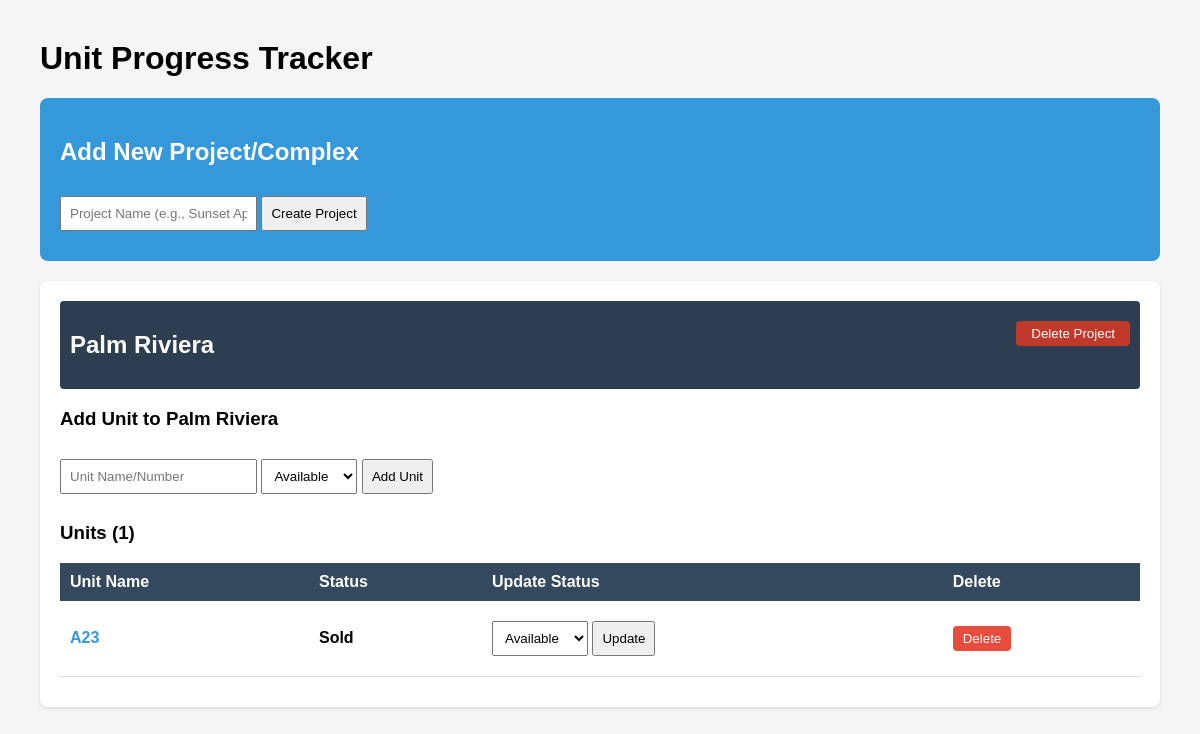
Before: / with the older database file.
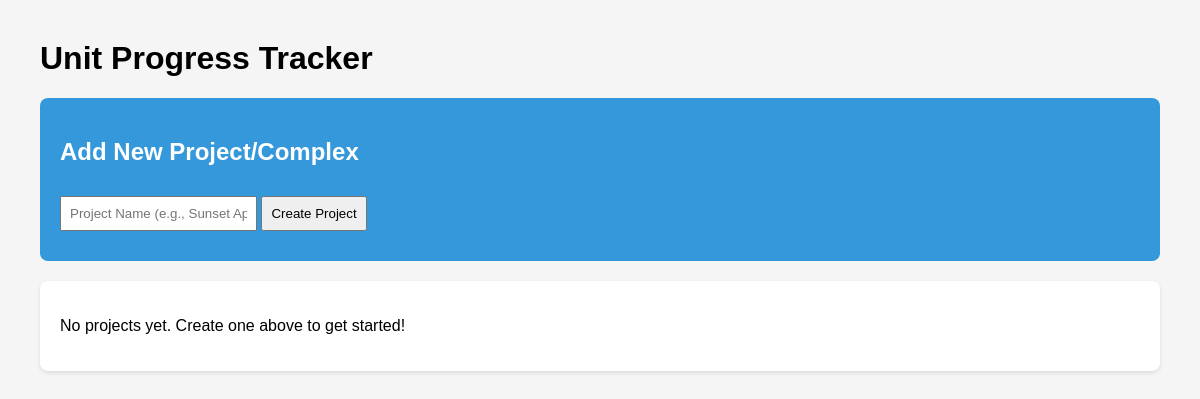
After: the same page with the newer database file.
### tables this page shows
CREATE TABLE projects (
            id INTEGER PRIMARY KEY AUTOINCREMENT,
            name TEXT NOT NULL
        );

CREATE TABLE units (
            id INTEGER PRIMARY KEY AUTOINCREMENT,
            project_id INTEGER,
            name TEXT NOT NULL,
            status TEXT NOT NULL,
            buyer_name TEXT,
            buyer_phone TEXT,
            buyer_email TEXT,
            sale_price TEXT,
            notes TEXT,
            FOREIGN KEY (project_id) REFERENCES projects (id)
        );

### app.py (the view)
@app.route('/')
def home():
    conn = get_db()
    projects_data = conn.execute('SELECT * FROM projects').fetchall()
    projects = []
    for project in projects_data:
        units_data = conn.execute(
            'SELECT * FROM units WHERE project_id = ?',
            (project['id'],)
        ).fetchall()
        units = [{'name': u['name'], 'status': u['status'], 'id': u['id']}
                for u in units_data]
        projects.append({
            'id': project['id'],
            'name': project['name'],
            'units': units
        })
    conn.close()
    return render_template('index.html', projects=projects)

### app.py (called while the page is built)
def get_db():
    conn = sqlite3.connect('tracker.db')
    conn.row_factory = sqlite3.Row  # This lets us access columns by name
    return conn

### templates/index.html (shortened to what this page needs)
<!DOCTYPE html>
<html>
    <head>
    </head>
    <body>
        <h1>Unit Progress Tracker</h1>
        <div class="add-project-form">
            <h2>Add New Project/Complex</h2>
            <form method="POST" action="/add_project">
                <input type="text" name="project_name" placeholder="Project Name (e.g., Sunset Apartments)" required>
                <button type="submit">Create Project</button>
            </form>
        </div>
        {% if projects %}
            {% for project in projects %}
            <div class="project-section">
                <div class="project-header">
                    <h2 style="display: inline-block;">{{ project.name }}</h2>
                    <form method="POST" action="/delete_project/{{ project.id }}" style="display: inline-block; float: right;" onsubmit="return confirm('Delete this entire project and all its units?');">
                        <button type="submit" style="background: #c0392b; color: white; padding: 5px 15px; border: none; border-radius: 4px; cursor: pointer;">Delete Project</button>
                    </form>
                </div>
                <h3>Add Unit to {{ project.name }}</h3>
                <form method="POST" action="/add_unit/{{ project.id }}">
                    <input type="text" name="unit_name" placeholder="Unit Name/Number" required>
                    <select name="status">
                        <option value="Available">Available</option>
                    </select>
                    <button type="submit">Add Unit</button>
                </form>
                <h3>Units ({{ project.units|length }})</h3>
                {% if project.units %}
                <table>
                    <tr>
                        <th>Unit Name</th>
                        <th>Status</th>
                        <th>Update Status</th>
                        <th>Delete</th>
                    </tr>
                    {% for unit in project.units %}
                    <tr>
                        <td><a href="/unit/{{ unit.id }}" style="color: #3498db; text-decoration: none; font-weight: bold;">{{ unit.name }}</a></td>
                        <td><strong>{{ unit.status }}</strong></td>
                        <td>
                            <form method="POST" action="/update/{{ project.id }}/{{ unit.id }}" style="display:inline">
                                <select name="new_status">
                                    <option value="Available">Available</option>
                                </select>
                                <button type="submit">Update</button>
                            </form>
                        </td>
                        <td>
                            <form method="POST" action="/delete_unit/{{ unit.id }}" style="display:inline;" onsubmit="return confirm('Delete this unit?');">
                                <button type="submit" style="background: #e74c3c; color: white; padding: 5px 10px; border: none; border-radius: 4px; cursor: pointer;">Delete</button>
                            </form>
                        </td>
                    </tr>
                    {% endfor %}
                </table>
                {% else %}
                <p>No units in this project yet.</p>
                {% endif %}
            </div>
            {% endfor %}
        {% else %}
        <div class="project-section">
            <p>No projects yet. Create one above to get started!</p>
        </div>
        {% endif %}
    </body>
</html>

### templates/index.html (style rules this page uses)
body { font-family: Arial; margin: 40px; background-color: #f5f5f5; }
input, select, button { margin: 10px 0; padding: 8px; }
.project-section { background: white; padding: 20px; margin: 20px 0; border-radius: 8px; box-shadow: 0 2px 4px rgba(0,0,0,0.1); }
.add-project-form { background: #3498db; color: white; padding: 20px; border-radius: 8px; margin-bottom: 20px; }

Changed rows visible on the page:
removed projects: name "Palm Riviera", units|length "1"
removed units: name "A23", status "Sold"
Other visible differences:
text now shown: "No projects yet. Create one above to get started!"
